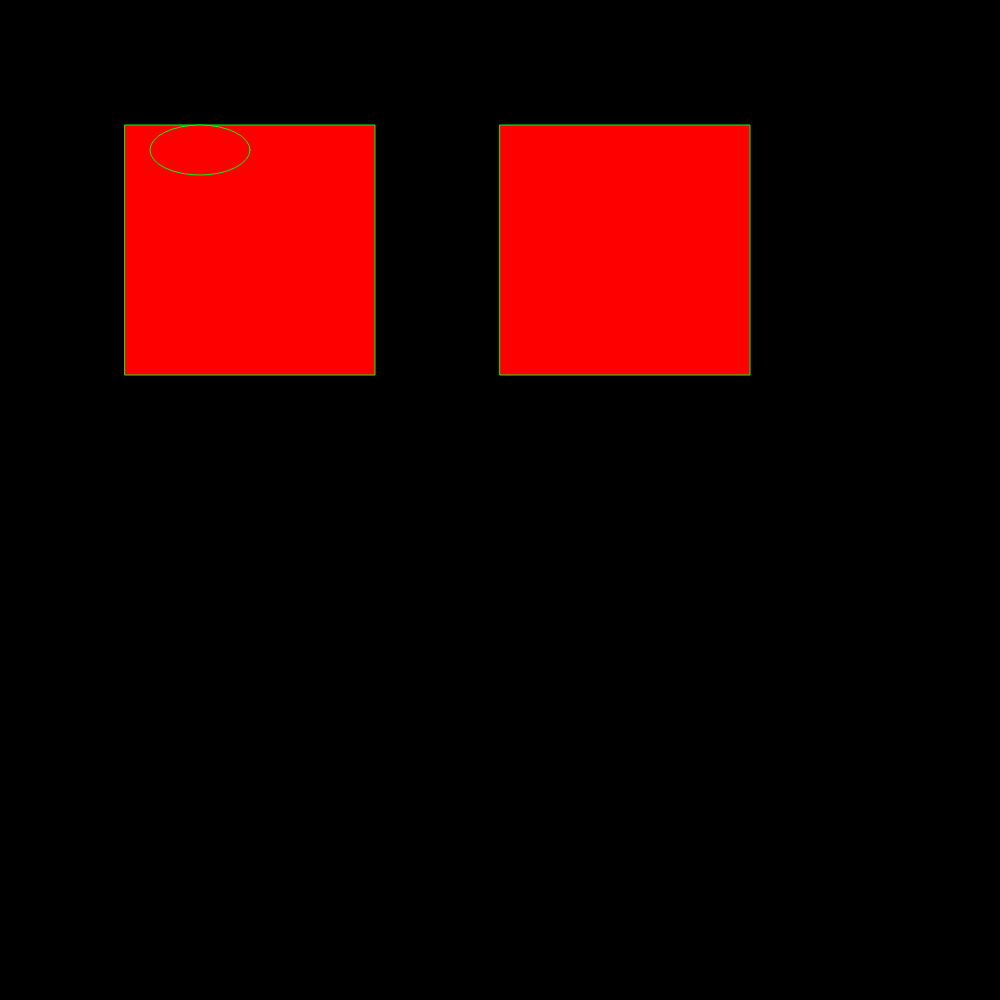
Frame 1 (no input)
Frame 60 (no input): identical to frame 1, image omitted
Frame 120 (the mouse pressed at the canvas centre since frame 60): identical to frame 1, image omitted

The p5.js sketch that drew this single still picture (run headless with seeded random() and noise() and a simulated clock; from frame 60 on, the mouse is pressed at the canvas centre):

// p5.js sketch
// ── sketch.js
//This is a simple template for you to experiment with

//This is a comment  ... the two slashes at the start mean that the computer ignores it

//You can look up more commands here ... https://p5js.org/reference/

function setup()
{
    //this function runs once at the start of your program
    
    //this command creates a drawing area in the browser - it should only be called once
    createCanvas(1000,1000);
}

function draw()
{
    
    //this command clears the background to black (try changing the numbers)
    background(0,0,0);
    
    //change the fill color
    fill(255,0,0);
    
    //change the outline color
    stroke(0,255,0);
    
    //this command draws a rectangle with the outline and fill colors that we just set
    rect(125,125,250,250);
    rect(500,125,250,250);
    ellipse(200, 150, 100, 50); 
    
}
